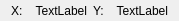
<?xml version="1.0" encoding="UTF-8"?>
<ui version="4.0">
 <class>coordinatewidget</class>
 <widget class="QWidget" name="coordinatewidget">
  <property name="geometry">
   <rect>
    <x>0</x>
    <y>0</y>
    <width>179</width>
    <height>21</height>
   </rect>
  </property>
  <property name="windowTitle">
   <string>Form</string>
  </property>
  <layout class="QHBoxLayout" name="horizontalLayout">
   <property name="topMargin">
    <number>0</number>
   </property>
   <property name="bottomMargin">
    <number>0</number>
   </property>
   <item>
    <widget class="QLabel" name="lblXTitle">
     <property name="text">
      <string>X:</string>
     </property>
    </widget>
   </item>
   <item>
    <widget class="QLabel" name="lblXValue">
     <property name="text">
      <string>TextLabel</string>
     </property>
     <property name="alignment">
      <set>Qt::AlignRight|Qt::AlignTrailing|Qt::AlignVCenter</set>
     </property>
    </widget>
   </item>
   <item>
    <widget class="QLabel" name="lblYTitle">
     <property name="text">
      <string>Y:</string>
     </property>
     <property name="alignment">
      <set>Qt::AlignLeading|Qt::AlignLeft|Qt::AlignVCenter</set>
     </property>
    </widget>
   </item>
   <item>
    <widget class="QLabel" name="lblYValue">
     <property name="text">
      <string>TextLabel</string>
     </property>
     <property name="alignment">
      <set>Qt::AlignRight|Qt::AlignTrailing|Qt::AlignVCenter</set>
     </property>
    </widget>
   </item>
  </layout>
 </widget>
 <resources/>
 <connections/>
</ui>
